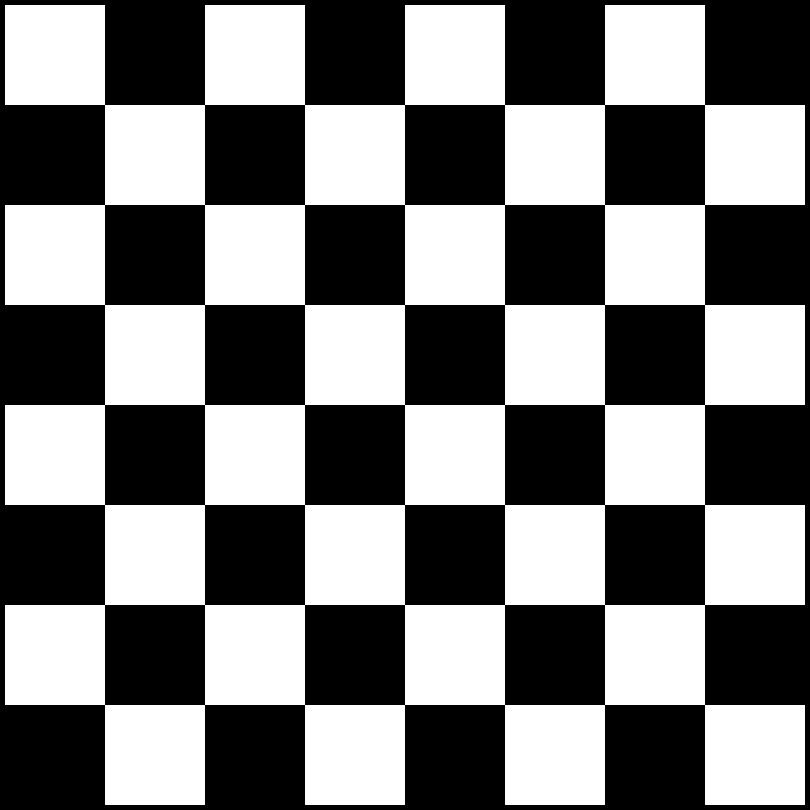
#> input picture houghTestImages/Chess_Board.png, 810 x 810 px
$ python houghLine.py
#> lines starting #> are read from the running program, lines starting #| are printed output that depends on the picture; after the words box and inside, x2 and y2 are one past the last pixel; in counts of white or black regions, pixels touching at a corner belong together
from collections import defaultdict
import numpy as np
import cv2
import math
from PIL import Image


def gray_scale(img):
    r = img[:,:,0] * 0.2989
    g = img[:,:,1] * 0.5870
    b = img[:,:,2] * 0.1140
    return np.add(r, g, b)

def hough_line_transform(img, thetaRes = 1, rhoRes = 1, numPeaks = 50,thresh = None, nHoodSize = None ):
    imGS = gray_scale( img )
    imGB = cv2.GaussianBlur(imGS,(11,11),1)
    edge = cv2.Canny(imGB.astype(np.uint8),100,200)
    accumulator, thetas, rhos = hough_space(edge, thetaRes, rhoRes)
    row, col, newHough = hough_peaks(accumulator, numPeaks, thresh, nHoodSize)
    show_lines( img, accumulator , thetas , rhos, row, col )


def hough_space(image, thetaRes = 1, rhoRes = 1):

    #RhoRes in degrees

    Ny = image.shape[0] # rows
    Nx = image.shape[1] # columns

    maxRho = math.hypot(Nx, Ny)

    #Check resolution values
    if not(0 < thetaRes < 90):
        print('error please input a correct step for theta')
        return

    elif not(0 < rhoRes < maxRho):
        print('error please input a correct step for rho')
        return
    else:

        thetas = np.deg2rad(np.arange(-90.0, 90, thetaRes, dtype = float))
        thetasLen = len(thetas)

        ## Range of radius
        rhos = np.arange(-maxRho, maxRho, rhoRes, dtype = float)
        rhosLen = len(rhos)

        #2. Create accumulator array and initialize to zero
        accumulator = np.zeros((rhosLen, thetasLen))

        for y in range(Ny):
            for x in range(Nx):
                if image[y,x] > 0:
                    for k in range(thetasLen):
                        try:
                            r = x * np.cos(thetas[k]) + y * np.sin(thetas[k])
                            ir = r/rhoRes
                            if r >= 0:
                                accumulator[int(ir - rhosLen//2-1),k] += 1
                            else:
                                accumulator[int(ir + rhosLen//2-1),k] += 1
                        except IndexError:
                            pass
        return accumulator, thetas, rhos

def hough_peaks(accumulator, numPeaks, thresh = None, nHoodSize = None):
    if numPeaks == None:
        numPeaks = 1
    if thresh == None:
        thresh = 0.5 * accumulator.max()
    if nHoodSize == None:
        y = int (np.ceil(accumulator.shape[0]/50))
        x = int (np.ceil(accumulator.shape[1]/50))
        if y % 2 != 0:
            y = y + 1
        if x % 2 != 0:
            x = x + 1
        nHoodSize = [y,x]
    done = False
    row = []
    col = []
    newHough = accumulator.copy()
    while not done:
        hough_max = np.amax(newHough)
        max_indices = np.where(newHough == hough_max)
        p = max_indices[0][0]
        q = max_indices[1][0]
        if newHough[p, q] >= thresh:
            row.append(p)
            col.append(q)
            p1 = int(p - (nHoodSize[0] - 1)/2 )
            p2 = int( p + (nHoodSize[0] - 1)/2)
            q1 = int(q - (nHoodSize[1] - 1)/2)
            q2 = int(q + (nHoodSize[1] - 1)/2)
            pp,qq = np.mgrid[p1:p2, q1:q2]
            pp = np.ravel(pp,'F')
            qq = np.ravel(qq,'F')
            gridCoordinates = list(zip(pp,qq))
            for i in range(len(gridCoordinates)):
                newHough[gridCoordinates[i]] = 0.0
            done = (len(row) == numPeaks)
        else:
            done = True
    return row, col, newHough


def extract_lines( accumulator , thetas , rhos, row, col) :
    lines = defaultdict()
    acc2 = np.zeros(accumulator.shape)
    for i in range(len(row)):
        for j in range(len(col)):
            theta = thetas[col[j]]
            rho = rhos[row[i]]
            lines[(rho,theta)] = accumulator[row[i], col[j]]
            acc2[row[i], col[j]] = accumulator[row[i], col[j]]
    return lines,acc2


def show_lines( img, accumulator , thetas , rhos, row, col ):

    lines_img2, acc2_img2 = extract_lines( accumulator , thetas , rhos, row, col )

    fig = plt.figure(figsize=(20,20))
    gs = fig.add_gridspec(2,2)
    ax1 = fig.add_subplot(gs[0, 0])
    ax2 = fig.add_subplot(gs[0, 1])
    ax3 = fig.add_subplot(gs[1, :])


    limits = [rhos[0], rhos[-1], np.rad2deg(thetas[0]), np.rad2deg(thetas[-1])]
    ax1.set_title('Hough Space')
    ax1.imshow(accumulator, aspect='auto', extent= limits, cmap=cm.hot,interpolation='bilinear' )
    ax1.set_ylabel('Theta')
    ax1.set_xlabel('Rho')
    ax1.set_title('Hough')

    ax2.set_title('Hough Space (Processed)')
    ax2.imshow(acc2_img2, aspect='auto', extent= limits, cmap=cm.hot,interpolation='bilinear' )
    ax2.set_ylabel('Theta')
    ax2.set_xlabel('Rho')

    im = ax3.imshow( img, cmap='gray' )
    ax3.set_title('Original Image /w lines')
    ax3.autoscale(False)

    for (rho,theta), val in lines_img2.items():
        a = np.cos(theta)
        b = np.sin(theta)
        x0 = a * rho
        y0 = b * rho
        x1 = int(x0 + 1000 * (-b))
        y1 = int(y0 + 1000 * (a))
        x2 = int(x0 - 1000 * (-b))
        y2 = int(y0 - 1000 * (a))
        ax3.plot((x0,x1), (y0, y1), '-r')

    plt.show()


hough_line_transform(np.array(Image.open('houghTestImages/Chess_Board.png')))
#> in gray_scale, `r = img[:,:,0] * 0.2989`: r: shape (810, 810) float64; values 0 (black) and 76.22 (white), 48.8% white; 1 white region, box (x1, y1, x2, y2) and area: (5, 5, 805, 805) 320000
#> in hough_line_transform, img is the input picture: shape (810, 810, 3); 48.8% white; 1 white region, box (x1, y1, x2, y2) and area: (5, 5, 805, 805) 320000
#> in hough_line_transform, `imGB = cv2.GaussianBlur(imGS,(11,11),1)`:
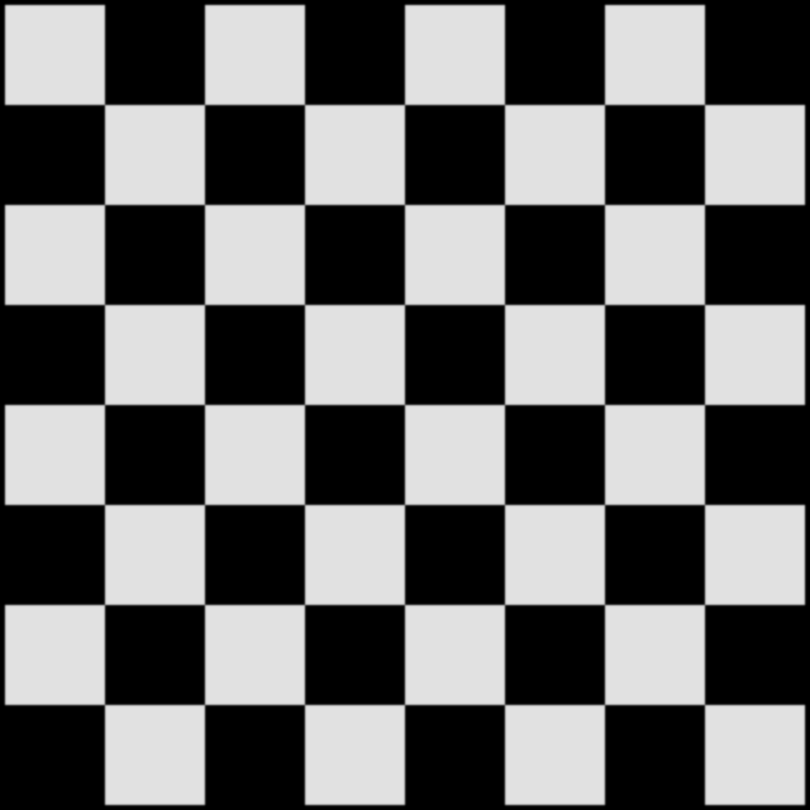
#> imGB: shape (810, 810) float64; min 0, max 225.9, mean 110.2
#> in hough_line_transform, `edge = cv2.Canny(imGB.astype(np.uint8),100,200)`:
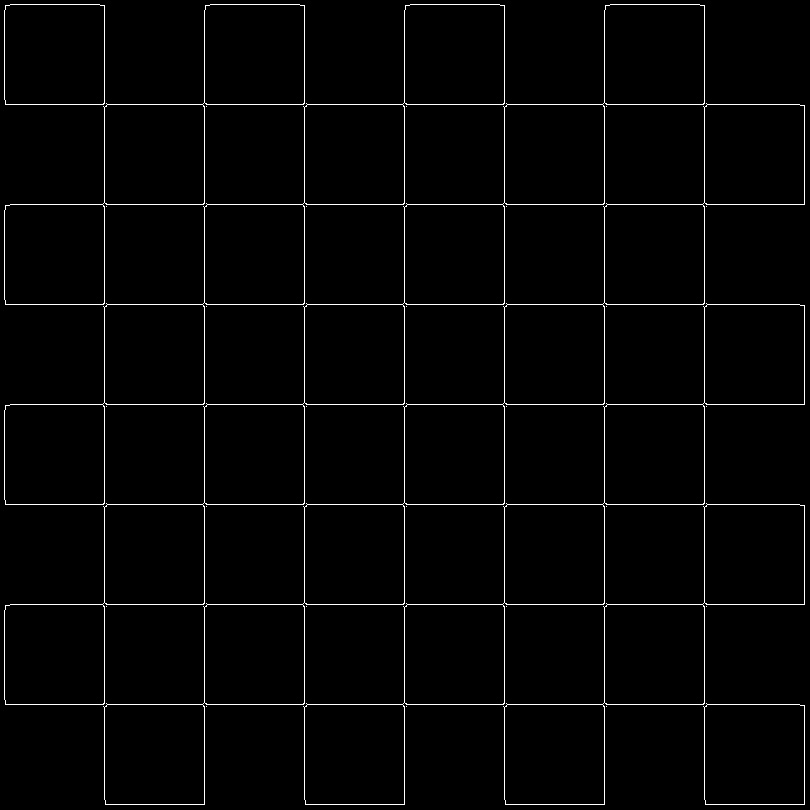
#> edge: shape (810, 810); 1.9% white in thin lines or dots
#> after the loop in hough_space, `for y in range(Ny):`:
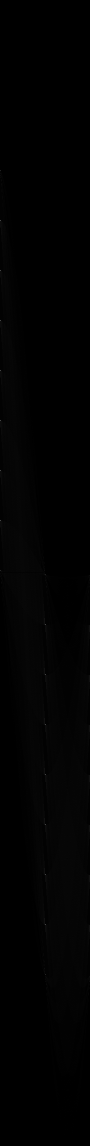
#> accumulator: shape (2292, 180) float64 (shown at 1/2 size); min 0, max 774, mean 5.6; drawn with min black and max white
#> in hough_line_transform, `accumulator, thetas, rhos = hough_space(edge, thetaRes, rhoRes)`: thetas = 180 values from -1.57 to 1.55; rhos = 2292 values from -1145.5 to 1145.5
#> in hough_peaks, `thresh = 0.5 * accumulator.max()`: thresh = 387
#> the loop in hough_peaks, `while not done:` made 17 passes
#> (hough_max, max_indices, p, q, p1, p2, q1, q2) on passes 1, 2, 3, 4, 5, 6, 10: (774, 14 positions, rows 441 to 1849, columns 0 to 90, 441, 0, 418, 463, -1, 1), (774, 13 positions, rows 541 to 1849, columns 0 to 90, 541, 0, 518, 563, -1, 1), (774, 12 positions, rows 641 to 1849, columns 0 to 90, 641, 0, 618, 663, -1, 1), (774, 11 positions, rows 741 to 1849, columns 0 to 90, 741, 0, 718, 763, -1, 1), (774, 10 positions, rows 841 to 1849, columns 0 to 90, 841, 0, 818, 863, -1, 1), (774, 9 positions, rows 941 to 1849, columns 0 to 90, 941, 0, 918, 963, -1, 1), (774, ([1449, 1549, 1649, 1749, 1849], [90, 90, 90, 90, 90]), 1449, 90, 1426, 1471, 88, 91)
#> (hough_max, p, q, p1, p2, q1, q2) on passes 7, 8, 9, 14, 16: (774, 1041, 0, 1018, 1063, -1, 1), (774, 1249, 90, 1226, 1271, 88, 91), (774, 1349, 90, 1326, 1371, 88, 91), (774, 1849, 90, 1826, 1871, 88, 91), (400, 1949, 90, 1926, 1971, 88, 91)
#> after the loop in hough_peaks, `while not done:`: newHough: shape (2292, 180) float64; 0.33% of pixels changed, all inside (x1, y1, x2, y2) = (0, 341, 91, 1950)
#> after the loop in hough_peaks, `while not done:`: col = [0, 0, 0, 0, 0, 0, 0, 90, 90, 90, 90, 90, 90, 90, 0, 90]; row = [441, 541, 641, 741, 841, 941, 1041, 1249, 1349, 1449, 1549, 1649, 1749, 1849, 341, 1949]
#> the loop in extract_lines, `for i in range(len(row)):` made 16 passes
#> after the loop in extract_lines, `for i in range(len(row)):`: lines = 32 items
#> (the run stopped early here; a loop or call above may not have finished)
